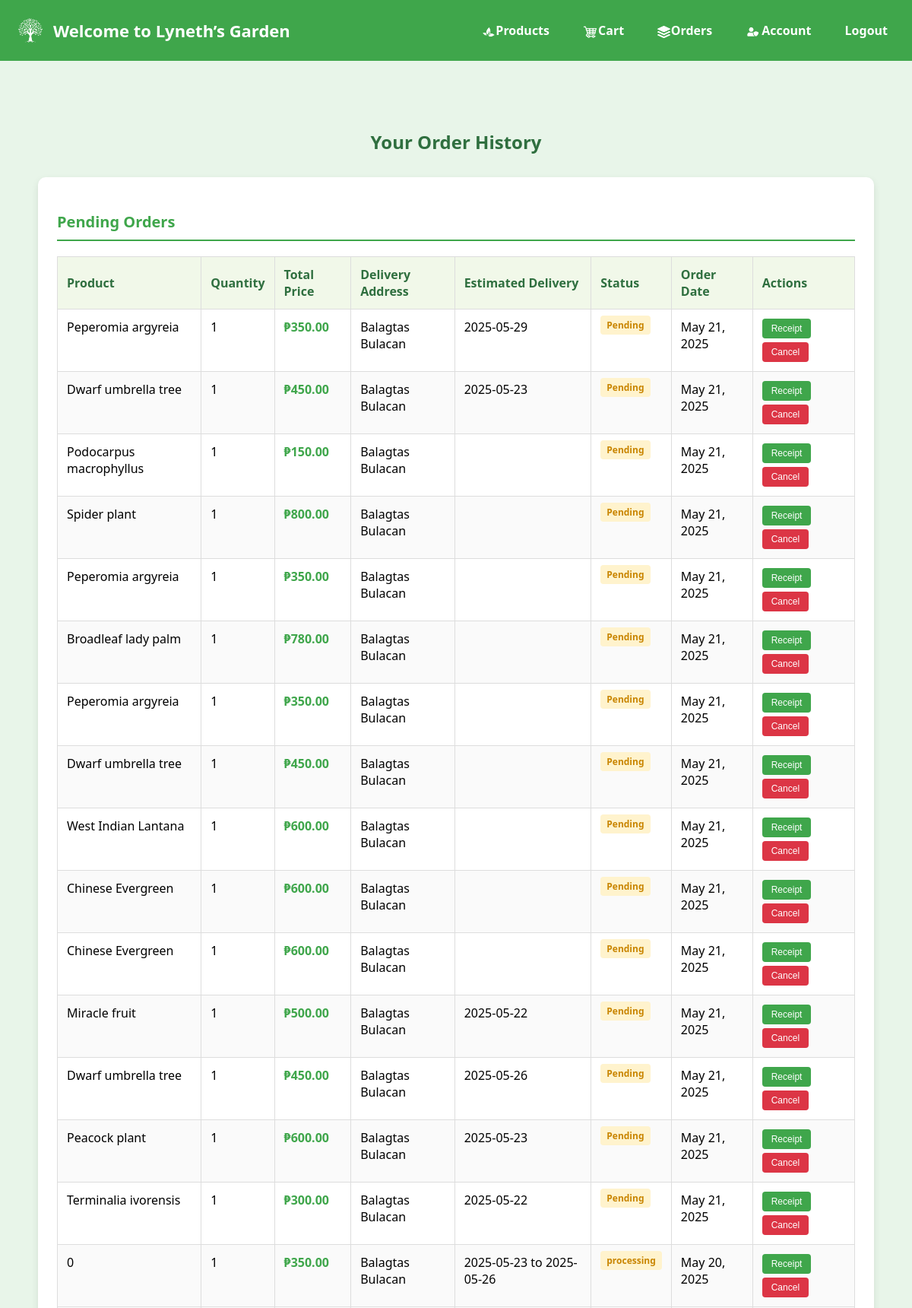
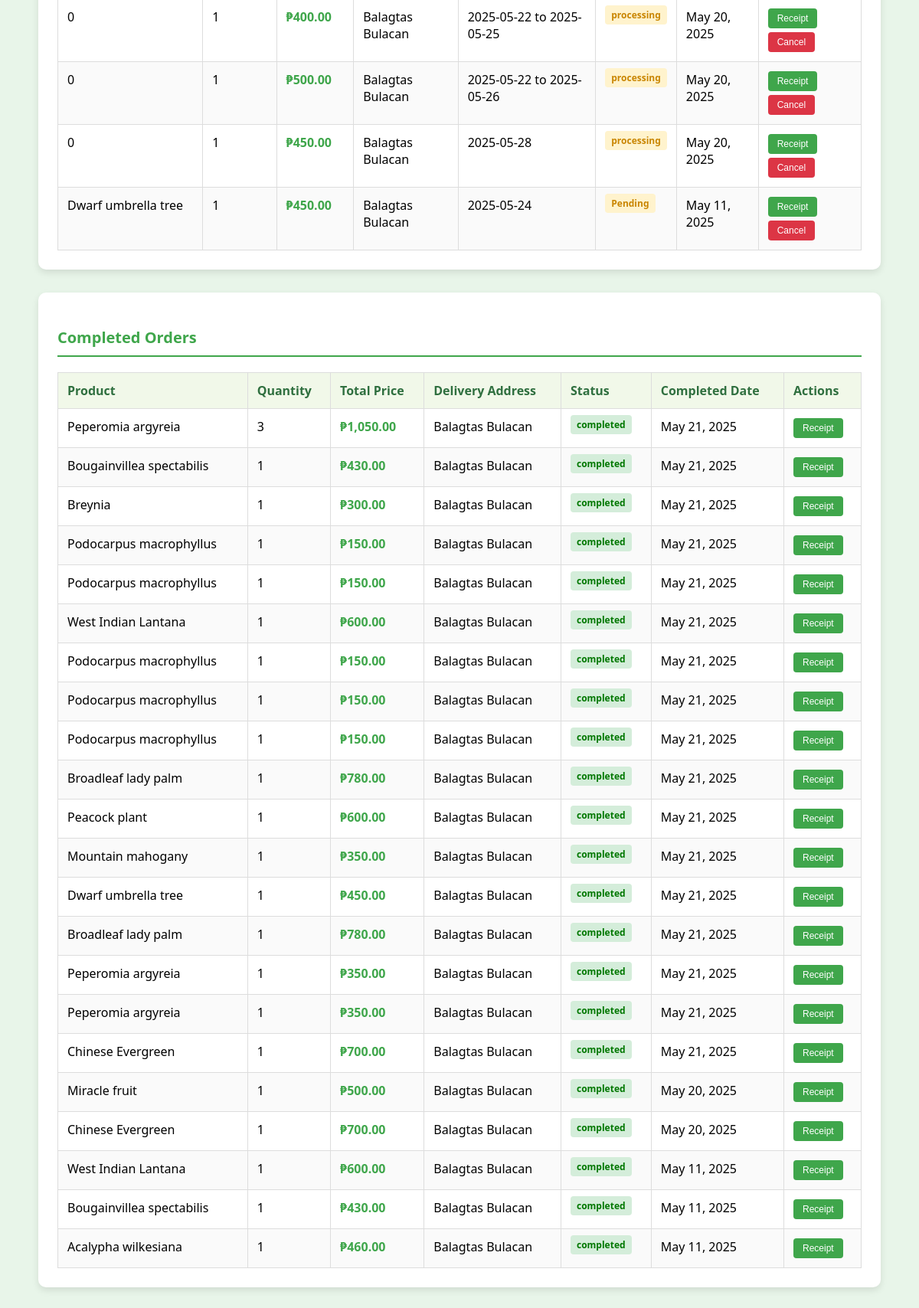
The app's page /user/home.php?page=orders (signed in) with its own data (2 pictures, top to bottom).
### tables this page shows
CREATE TABLE `orders` (
  `id` int(11) NOT NULL,
  `name` varchar(100) NOT NULL,
  `contact_number` varchar(20) NOT NULL,
  `address` text NOT NULL,
  `product_name` varchar(100) NOT NULL,
  `quantity` int(11) NOT NULL,
  `total_price` decimal(10,2) NOT NULL,
  `status` varchar(50) NOT NULL,
  `order_date` datetime DEFAULT current_timestamp(),
  `total` decimal(10,2) NOT NULL,
  `estimated_date` varchar(50) DEFAULT NULL
);

CREATE TABLE `completed_orders` (
  `id` int(11) NOT NULL,
  `name` varchar(100) NOT NULL,
  `contact_number` varchar(20) NOT NULL,
  `address` text NOT NULL,
  `product_name` varchar(100) NOT NULL,
  `quantity` int(11) NOT NULL,
  `total_price` decimal(10,2) NOT NULL,
  `status` varchar(50) NOT NULL,
  `total` decimal(10,2) NOT NULL,
  `completed_date` datetime DEFAULT current_timestamp()
);

### user/orders.php (the view, shortened to what this page needs)
<?php
include '../db.php';
$user = $_SESSION['user'];
$customerName = $user['first_name'];
$pendingStmt = $conn->prepare("SELECT * FROM orders WHERE name = ? ORDER BY order_date DESC");
$pendingStmt->bind_param("s", $customerName);
$pendingStmt->execute();
$pendingOrders = $pendingStmt->get_result();
$completedStmt = $conn->prepare("SELECT * FROM completed_orders WHERE name = ? ORDER BY completed_date DESC");
$completedStmt->bind_param("s", $customerName);
$completedStmt->execute();
$completedOrders = $completedStmt->get_result();
?>
<!DOCTYPE html>
<html lang="en">
<head>
</head>
<body>
<h2>Your Order History</h2>
<div class="section-container">
  <div class="order-section">
    <h3>Pending Orders</h3>
    <?php if ($pendingOrders->num_rows > 0): ?>
      <table class="orders-table">
        <thead>
          <tr>
            <th>Product</th>
            <th>Quantity</th>
            <th>Total Price</th>
            <th>Delivery Address</th>
            <th>Estimated Delivery</th>
            <th>Status</th>
            <th>Order Date</th>
            <th>Actions</th>
          </tr>
        </thead>
        <tbody>
          <?php while ($order = $pendingOrders->fetch_assoc()): ?>
            <tr data-product="<?= htmlspecialchars($order['product_name']) ?>"
                data-quantity="<?= $order['quantity'] ?>"
                data-total="<?= $order['total_price'] ?>"
                data-status="<?= $order['status'] ?>"
                data-date="<?= $order['order_date'] ?>"
                data-customer="<?= htmlspecialchars($customerName) ?>"
                data-address="<?= htmlspecialchars($order['address']) ?>"
                data-order-type="pending">
              <td><?= htmlspecialchars($order['product_name']) ?></td>
              <td><?= $order['quantity'] ?></td>
              <td class="price">₱<?= number_format($order['total_price'], 2) ?></td>
              <td><?= htmlspecialchars($order['address']) ?></td>
              <td><?= htmlspecialchars($order['estimated_date']) ?></td>
              <td><span class="status pending"><?= $order['status'] ?></span></td>
              <td><?= date("M j, Y", strtotime($order['order_date'])) ?></td>
              <td>
                <div class="action-buttons">
                  <button class="print-receipt-btn" onclick="printReceipt(this)">Receipt</button>
                  <button class="cancel-request-btn" data-order-id="<?= $order['id'] ?>" data-customer-name="<?= htmlspecialchars($customerName) ?>">Cancel</button>
                </div>
              </td>
            </tr>
          <?php endwhile; ?>
        </tbody>
      </table>
    <?php else: ?>
      <div class="no-orders">You have no pending orders.</div>
    <?php endif; ?>
  </div>
  <div class="order-section">
    <h3>Completed Orders</h3>
    <?php if ($completedOrders->num_rows > 0): ?>
      <table class="orders-table">
        <thead>
          <tr>
            <th>Product</th>
            <th>Quantity</th>
            <th>Total Price</th>
            <th>Delivery Address</th>
            <th>Status</th>
            <th>Completed Date</th>
            <th>Actions</th>
          </tr>
        </thead>
        <tbody>
          <?php while ($order = $completedOrders->fetch_assoc()): ?>
            <tr data-product="<?= htmlspecialchars($order['product_name']) ?>"
                data-quantity="<?= $order['quantity'] ?>"
                data-total="<?= $order['total_price'] ?>"
                data-status="<?= $order['status'] ?>"
                data-date="<?= $order['completed_date'] ?>"
                data-customer="<?= htmlspecialchars($customerName) ?>"
                data-address="<?= htmlspecialchars($order['address']) ?>"
                data-order-type="completed">
              <td><?= htmlspecialchars($order['product_name']) ?></td>
              <td><?= $order['quantity'] ?></td>
              <td class="price">₱<?= number_format($order['total_price'], 2) ?></td>
              <td><?= htmlspecialchars($order['address']) ?></td>
              <td><span class="status completed"><?= $order['status'] ?></span></td>
              <td><?= date("M j, Y", strtotime($order['completed_date'])) ?></td>
              <td>
                <div class="action-buttons">
                  <button class="print-receipt-btn" onclick="printReceipt(this)">Receipt</button>
                </div>
              </td>
            </tr>
          <?php endwhile; ?>
        </tbody>
      </table>
    <?php else: ?>
      <div class="no-orders">You have no completed orders.</div>
    <?php endif; ?>
  </div>
</div>
</body>
</html>

### user/home.php (style rules this page uses)
body { margin: 0; font-family: 'Georgia', serif; background: #f0f0f0; }

### user/orders.php (style rules this page uses)
body { font-family: 'Segoe UI', sans-serif; margin: 0; background: #e8f5e9; padding: 20px; }
h2 { color: #2f6f3f; text-align: center; margin-bottom: 30px; }
.section-container { max-width: 1400px; margin: auto; margin-bottom: 40px; }
.order-section { background: white; padding: 25px; border-radius: 10px; box-shadow: 0 4px 10px rgba(0,0,0,0.1); margin-bottom: 30px; }
.order-section h3 { margin-bottom: 20px; color: #3fa64b; border-bottom: 2px solid #3fa64b; padding-bottom: 10px; font-size: 20px; }
.orders-table { width: 100%; border-collapse: collapse; margin-top: 15px; }
.orders-table th { background-color: #f1f8e9; color: #2f6f3f; padding: 12px; text-align: left; border: 1px solid #ddd; font-weight: 600; }
.orders-table td { padding: 12px; border: 1px solid #ddd; vertical-align: top; }
.orders-table tr:nth-child(even) { background-color: #fafafa; }
.status { font-weight: bold; padding: 4px 8px; border-radius: 4px; font-size: 12px; }
.pending { color: #c98500; background-color: #fff3cd; }
.completed { color: #007700; background-color: #d4edda; }
.action-buttons { display: flex; gap: 5px; flex-wrap: wrap; }
.print-receipt-btn, .cancel-request-btn { background-color: #3fa64b; color: white; border: none; padding: 6px 12px; border-radius: 4px; cursor: pointer; font-size: 12px; transition: background-color 0.3s; }
.cancel-request-btn { background-color: #dc3545; }
.price { font-weight: bold; color: #3fa64b; }

### records on screen
orders: product_name "Peperomia argyreia", quantity "1", total_price "350.00", address "Balagtas Bulacan", estimated_date "2025-05-29", status "Pending", order_date "May 21, 2025"
orders: product_name "Dwarf umbrella tree", quantity "1", total_price "450.00", address "Balagtas Bulacan", estimated_date "2025-05-23", status "Pending", order_date "May 21, 2025"
orders: product_name "Podocarpus macrophyllus", quantity "1", total_price "150.00", address "Balagtas Bulacan", status "Pending", order_date "May 21, 2025"
orders: product_name "Spider plant", quantity "1", total_price "800.00", address "Balagtas Bulacan", status "Pending", order_date "May 21, 2025"
orders: product_name "Peperomia argyreia", quantity "1", total_price "350.00", address "Balagtas Bulacan", status "Pending", order_date "May 21, 2025"
orders: product_name "Broadleaf lady palm", quantity "1", total_price "780.00", address "Balagtas Bulacan", status "Pending", order_date "May 21, 2025"
orders: product_name "Peperomia argyreia", quantity "1", total_price "350.00", address "Balagtas Bulacan", status "Pending", order_date "May 21, 2025"
orders: product_name "Dwarf umbrella tree", quantity "1", total_price "450.00", address "Balagtas Bulacan", status "Pending", order_date "May 21, 2025"
orders: product_name "West Indian Lantana", quantity "1", total_price "600.00", address "Balagtas Bulacan", status "Pending", order_date "May 21, 2025"
orders: product_name "Chinese Evergreen", quantity "1", total_price "600.00", address "Balagtas Bulacan", status "Pending", order_date "May 21, 2025"
orders: product_name "Chinese Evergreen", quantity "1", total_price "600.00", address "Balagtas Bulacan", status "Pending", order_date "May 21, 2025"
orders: product_name "Miracle fruit", quantity "1", total_price "500.00", address "Balagtas Bulacan", estimated_date "2025-05-22", status "Pending", order_date "May 21, 2025"
orders: product_name "Dwarf umbrella tree", quantity "1", total_price "450.00", address "Balagtas Bulacan", estimated_date "2025-05-26", status "Pending", order_date "May 21, 2025"
orders: product_name "Peacock plant", quantity "1", total_price "600.00", address "Balagtas Bulacan", estimated_date "2025-05-23", status "Pending", order_date "May 21, 2025"
orders: product_name "Terminalia ivorensis", quantity "1", total_price "300.00", address "Balagtas Bulacan", estimated_date "2025-05-22", status "Pending", order_date "May 21, 2025"
orders: product_name "0", quantity "1", total_price "350.00", address "Balagtas Bulacan", estimated_date "2025-05-23 to 2025-05-26", status "processing", order_date "May 20, 2025"
orders: product_name "0", quantity "1", total_price "400.00", address "Balagtas Bulacan", estimated_date "2025-05-22 to 2025-05-25", status "processing", order_date "May 20, 2025"
orders: product_name "0", quantity "1", total_price "500.00", address "Balagtas Bulacan", estimated_date "2025-05-22 to 2025-05-26", status "processing", order_date "May 20, 2025"
orders: product_name "0", quantity "1", total_price "450.00", address "Balagtas Bulacan", estimated_date "2025-05-28", status "processing", order_date "May 20, 2025"
orders: product_name "Dwarf umbrella tree", quantity "1", total_price "450.00", address "Balagtas Bulacan", estimated_date "2025-05-24", status "Pending", order_date "May 11, 2025"
completed_orders: product_name "Peperomia argyreia", quantity "3", total_price "1,050.00", address "Balagtas Bulacan", status "completed", completed_date "May 21, 2025"
completed_orders: product_name "Bougainvillea spectabilis", quantity "1", total_price "430.00", address "Balagtas Bulacan", status "completed", completed_date "May 21, 2025"
completed_orders: product_name "Breynia", quantity "1", total_price "300.00", address "Balagtas Bulacan", status "completed", completed_date "May 21, 2025"
completed_orders: product_name "Podocarpus macrophyllus", quantity "1", total_price "150.00", address "Balagtas Bulacan", status "completed", completed_date "May 21, 2025"
completed_orders: product_name "Podocarpus macrophyllus", quantity "1", total_price "150.00", address "Balagtas Bulacan", status "completed", completed_date "May 21, 2025"
completed_orders: product_name "West Indian Lantana", quantity "1", total_price "600.00", address "Balagtas Bulacan", status "completed", completed_date "May 21, 2025"
completed_orders: product_name "Podocarpus macrophyllus", quantity "1", total_price "150.00", address "Balagtas Bulacan", status "completed", completed_date "May 21, 2025"
completed_orders: product_name "Podocarpus macrophyllus", quantity "1", total_price "150.00", address "Balagtas Bulacan", status "completed", completed_date "May 21, 2025"
completed_orders: product_name "Podocarpus macrophyllus", quantity "1", total_price "150.00", address "Balagtas Bulacan", status "completed", completed_date "May 21, 2025"
completed_orders: product_name "Broadleaf lady palm", quantity "1", total_price "780.00", address "Balagtas Bulacan", status "completed", completed_date "May 21, 2025"
completed_orders: product_name "Peacock plant", quantity "1", total_price "600.00", address "Balagtas Bulacan", status "completed", completed_date "May 21, 2025"
completed_orders: product_name "Mountain mahogany", quantity "1", total_price "350.00", address "Balagtas Bulacan", status "completed", completed_date "May 21, 2025"
completed_orders: product_name "Dwarf umbrella tree", quantity "1", total_price "450.00", address "Balagtas Bulacan", status "completed", completed_date "May 21, 2025"
completed_orders: product_name "Broadleaf lady palm", quantity "1", total_price "780.00", address "Balagtas Bulacan", status "completed", completed_date "May 21, 2025"
completed_orders: product_name "Peperomia argyreia", quantity "1", total_price "350.00", address "Balagtas Bulacan", status "completed", completed_date "May 21, 2025"
completed_orders: product_name "Peperomia argyreia", quantity "1", total_price "350.00", address "Balagtas Bulacan", status "completed", completed_date "May 21, 2025"
completed_orders: product_name "Chinese Evergreen", quantity "1", total_price "700.00", address "Balagtas Bulacan", status "completed", completed_date "May 21, 2025"
completed_orders: product_name "Miracle fruit", quantity "1", total_price "500.00", address "Balagtas Bulacan", status "completed", completed_date "May 20, 2025"
completed_orders: product_name "Chinese Evergreen", quantity "1", total_price "700.00", address "Balagtas Bulacan", status "completed", completed_date "May 20, 2025"
completed_orders: product_name "West Indian Lantana", quantity "1", total_price "600.00", address "Balagtas Bulacan", status "completed", completed_date "May 11, 2025"
completed_orders: product_name "Bougainvillea spectabilis", quantity "1", total_price "430.00", address "Balagtas Bulacan", status "completed", completed_date "May 11, 2025"
completed_orders: product_name "Acalypha wilkesiana", quantity "1", total_price "460.00", address "Balagtas Bulacan", status "completed", completed_date "May 11, 2025"
